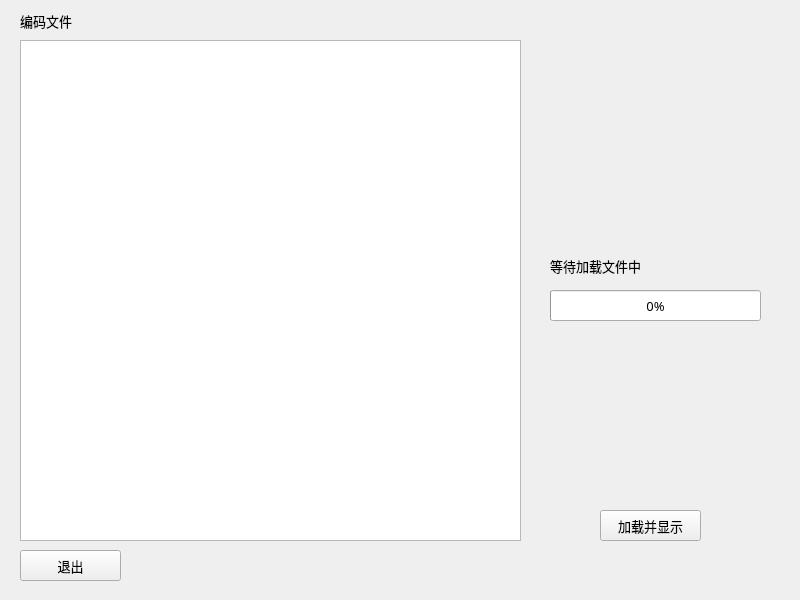
<?xml version="1.0" encoding="UTF-8"?>
<ui version="4.0">
 <class>printCodeWidget</class>
 <widget class="QWidget" name="printCodeWidget">
  <property name="geometry">
   <rect>
    <x>0</x>
    <y>0</y>
    <width>800</width>
    <height>600</height>
   </rect>
  </property>
  <property name="font">
   <font>
    <family>微软雅黑 Light</family>
    <pointsize>10</pointsize>
   </font>
  </property>
  <property name="windowTitle">
   <string>编码显示窗口</string>
  </property>
  <widget class="QPushButton" name="pushButtonExit">
   <property name="geometry">
    <rect>
     <x>20</x>
     <y>550</y>
     <width>101</width>
     <height>31</height>
    </rect>
   </property>
   <property name="text">
    <string>退出</string>
   </property>
  </widget>
  <widget class="QTextBrowser" name="textBrowser">
   <property name="geometry">
    <rect>
     <x>20</x>
     <y>40</y>
     <width>501</width>
     <height>501</height>
    </rect>
   </property>
  </widget>
  <widget class="QLabel" name="label">
   <property name="geometry">
    <rect>
     <x>20</x>
     <y>0</y>
     <width>81</width>
     <height>41</height>
    </rect>
   </property>
   <property name="text">
    <string>编码文件</string>
   </property>
  </widget>
  <widget class="QPushButton" name="pushButtonPrintCode">
   <property name="geometry">
    <rect>
     <x>600</x>
     <y>510</y>
     <width>101</width>
     <height>31</height>
    </rect>
   </property>
   <property name="toolTip">
    <string>加载编码文件并显示于窗口中</string>
   </property>
   <property name="text">
    <string>加载并显示</string>
   </property>
  </widget>
  <widget class="QProgressBar" name="progressBar">
   <property name="geometry">
    <rect>
     <x>550</x>
     <y>290</y>
     <width>211</width>
     <height>31</height>
    </rect>
   </property>
   <property name="toolTip">
    <string>文件加载进度条</string>
   </property>
   <property name="value">
    <number>0</number>
   </property>
  </widget>
  <widget class="QLabel" name="label_progress">
   <property name="geometry">
    <rect>
     <x>550</x>
     <y>250</y>
     <width>211</width>
     <height>31</height>
    </rect>
   </property>
   <property name="text">
    <string>等待加载文件中</string>
   </property>
  </widget>
 </widget>
 <resources/>
 <connections/>
</ui>
